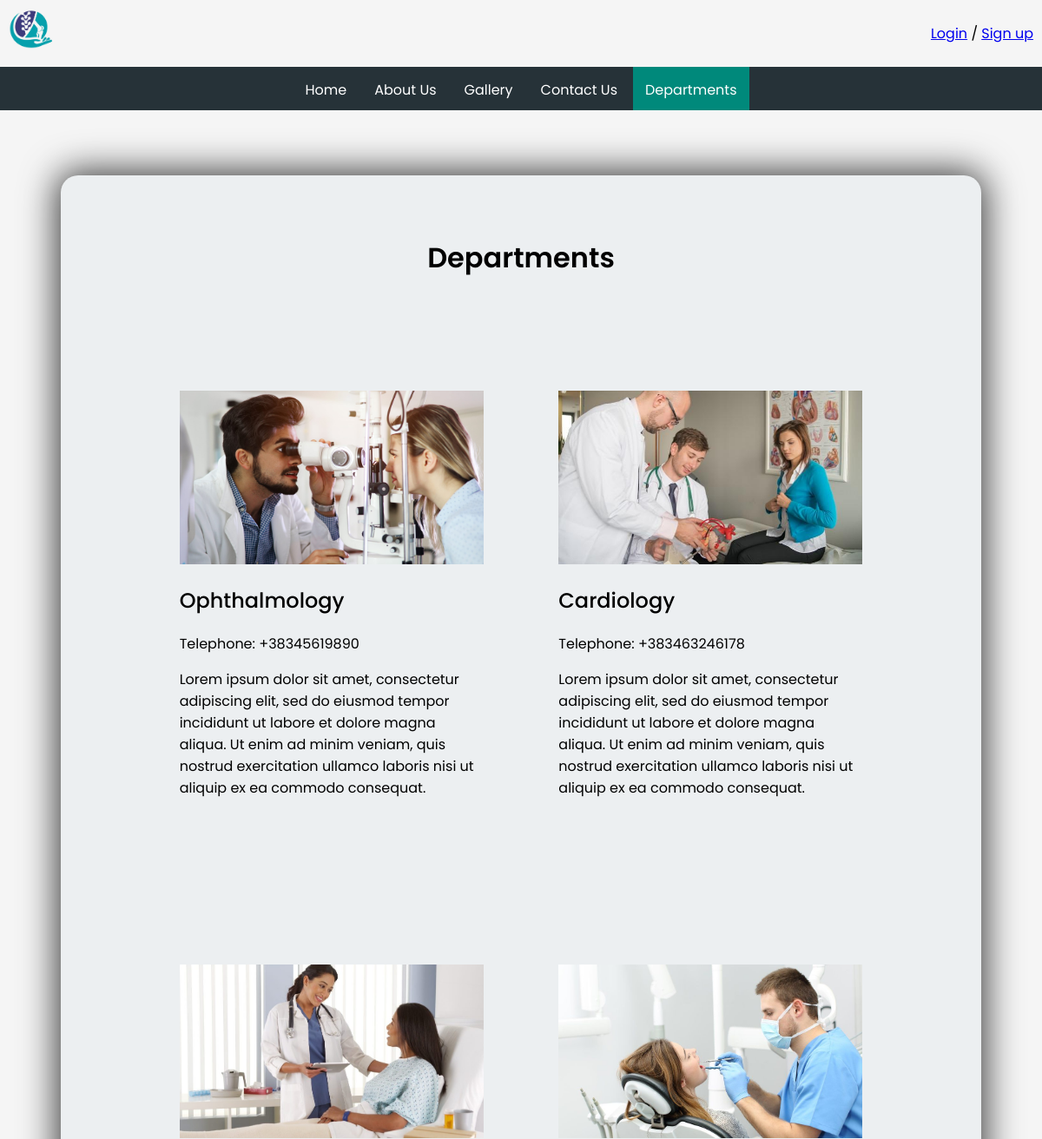
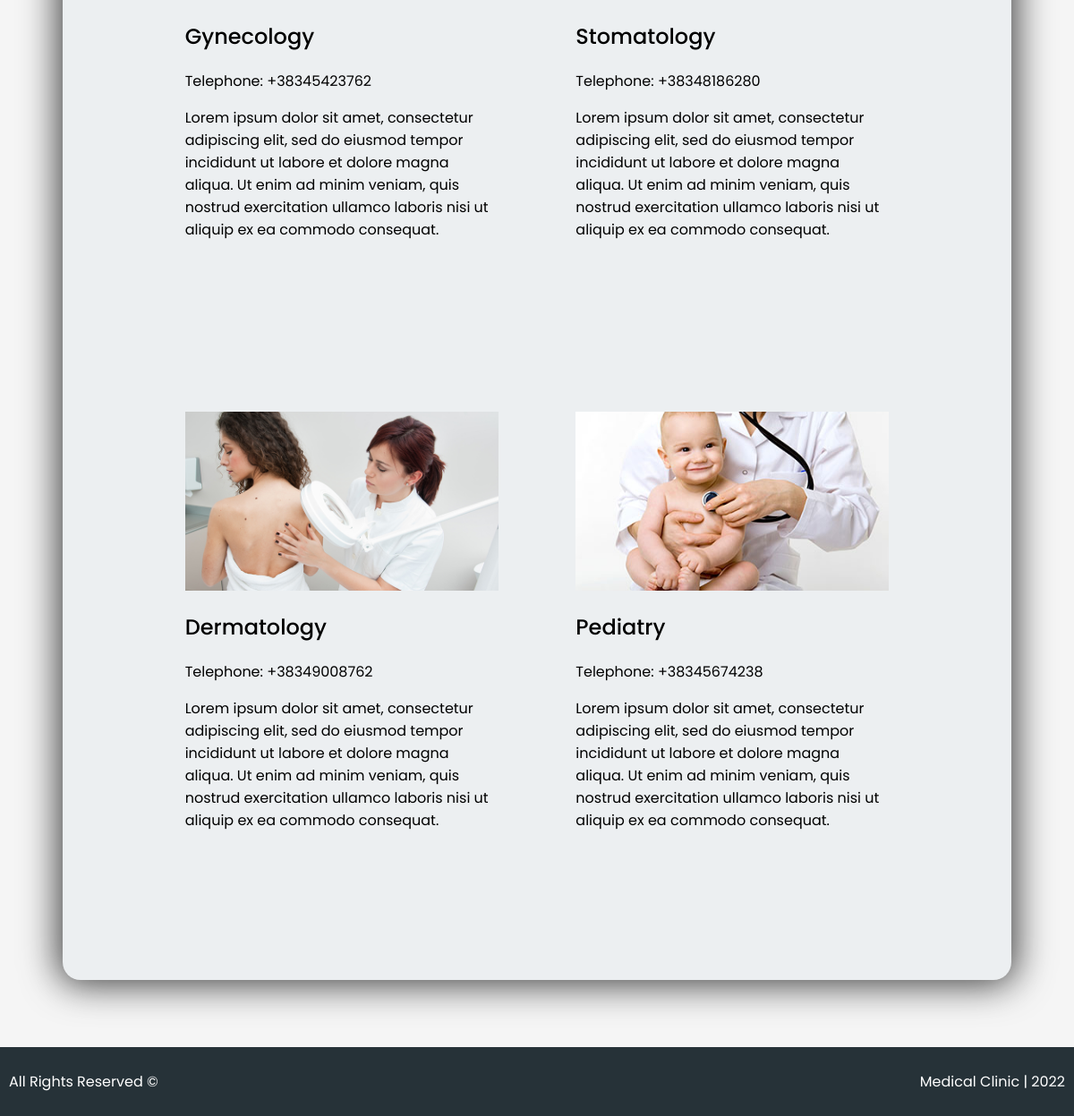
The page /department.php on the database its author committed (2 pictures, top to bottom).
### tables this page shows
CREATE TABLE `department` (
  `id` int(11) NOT NULL,
  `title` text NOT NULL,
  `telephone` text NOT NULL,
  `entertext` text NOT NULL,
  `imageurl` text NOT NULL
);

### classes/DBConnection.class.php (called while the page is built)
<?php
class DBConnection
{
    private $host = 'localhost';
    private $dbname = 'medicalclinic';
    private $username = 'root';
    private $password = '';
    public function getConnection()
    {
        try {
            $pdo = new PDO("mysql:host=$this->host;dbname=$this->dbname", "$this->username", "$this->password");
            $pdo->setAttribute(PDO::ATTR_ERRMODE, PDO::ERRMODE_EXCEPTION);
        } catch (PDOException $e) {
            echo $e->getMessage();
            return null;
        }
        return $pdo;
    }
}

### classes/DepartmentPost.class.php (the view, shortened to what this page needs)
<?php
class DepartmentPost {
  private $posts;
public function fetchDepartmentPosts(){
  $this->connection = new DBConnection();
  $this->query = $this->connection->getConnection()->query('SELECT * FROM department');
  $this->posts = $this->query->fetchAll();
}
public function echoDepartmentPosts(){
  foreach(array_reverse($this->posts) as $post) {
    $posturl = $post['imageurl'];
    $content = $post['entertext'];
    echo "
    <div class='article'>
    <img class='blogimage' src='img/blog/{$posturl}'>
    <h2>{$post['title']}</h2>
    <p>Telephone: {$post['telephone']}</p>
    <p>{$content}</p>
    </div>
    ";
}
}
}

### css/style.css (style rules this page uses)
h2 { font-family: 'Poppins', sans-serif; font-weight: 500; }
p { font-family: 'Poppins', sans-serif; font-weight: 400; }
body { display: flex; flex-direction: column; height: 100vh; padding: 0px; margin: 0px; -webkit-font-smoothing: subpixel-antialiased; }
::placeholder { color: white; opacity: 1; }
.article { padding: 75px 0px 100px 0px; width: 350px; color: black; height: auto; }
.blogimage { width: 100%; height: 200px; object-fit: cover; }

### rows shown on the page
department: imageurl (picture), title "Ophthalmology", telephone "+38345619890", entertext "Lorem ipsum dolor sit amet, consectetur adipiscing elit, sed do eiusmod tempor incididunt ut labore et dolore magna aliqua. Ut enim ad minim veniam, quis nostrud exercitation ullamco laboris nisi ut aliquip ex ea commodo consequat."
department: imageurl (picture), title "Cardiology", telephone "+383463246178", entertext "Lorem ipsum dolor sit amet, consectetur adipiscing elit, sed do eiusmod tempor incididunt ut labore et dolore magna aliqua. Ut enim ad minim veniam, quis nostrud exercitation ullamco laboris nisi ut aliquip ex ea commodo consequat."
department: imageurl (picture), title "Gynecology", telephone "+38345423762", entertext "Lorem ipsum dolor sit amet, consectetur adipiscing elit, sed do eiusmod tempor incididunt ut labore et dolore magna aliqua. Ut enim ad minim veniam, quis nostrud exercitation ullamco laboris nisi ut aliquip ex ea commodo consequat."
department: imageurl (picture), title "Stomatology", telephone "+38348186280", entertext "Lorem ipsum dolor sit amet, consectetur adipiscing elit, sed do eiusmod tempor incididunt ut labore et dolore magna aliqua. Ut enim ad minim veniam, quis nostrud exercitation ullamco laboris nisi ut aliquip ex ea commodo consequat."
department: imageurl (picture), title "Dermatology", telephone "+38349008762", entertext "Lorem ipsum dolor sit amet, consectetur adipiscing elit, sed do eiusmod tempor incididunt ut labore et dolore magna aliqua. Ut enim ad minim veniam, quis nostrud exercitation ullamco laboris nisi ut aliquip ex ea commodo consequat."
department: imageurl (picture), title "Pediatry", telephone "+38345674238", entertext "Lorem ipsum dolor sit amet, consectetur adipiscing elit, sed do eiusmod tempor incididunt ut labore et dolore magna aliqua. Ut enim ad minim veniam, quis nostrud exercitation ullamco laboris nisi ut aliquip ex ea commodo consequat."
